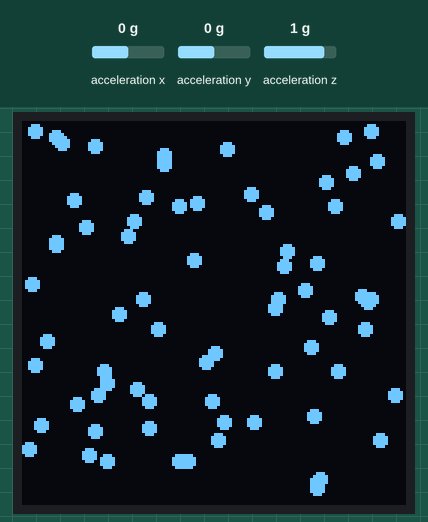
This sketch was run on a simulated Arduino Uno, built with avr-gcc and run on an emulated ATmega328P. Parts: 128×128 one-colour display. The inputs (shaded band) are chosen by the test bench; at power-on: acceleration x 0 g, acceleration y 0 g, acceleration z 1 g. Random numbers use the default seed unless the sketch sets one.

Above: at 1.25 s.
1.3 s: acceleration x set to -1.4 g
At 1.43 s:
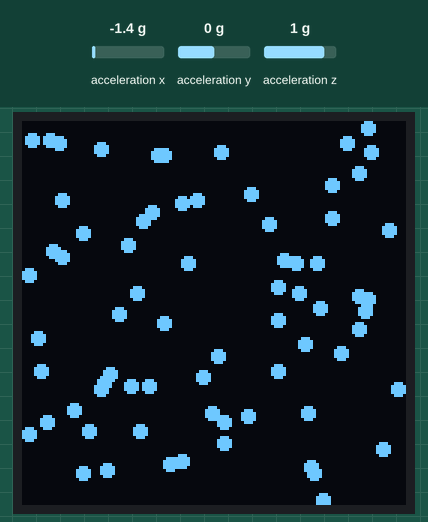
3.1 s: acceleration y set to -1.4 g
At 3.21 s:
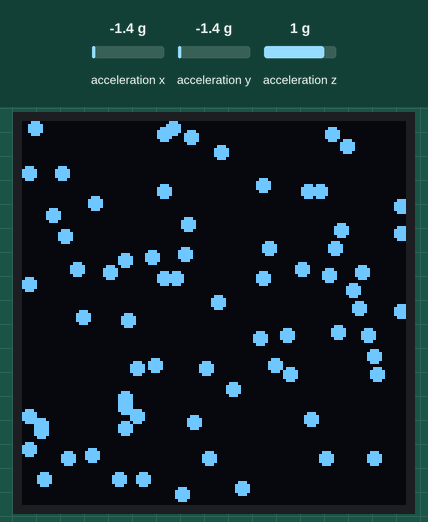
4.7 s: acceleration x set to -0.8 g
At 4.8 s:
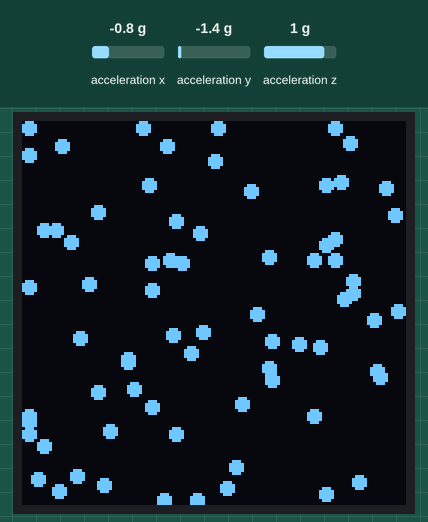
6.2 s: acceleration y set to -0.8 g
At 6.31 s:
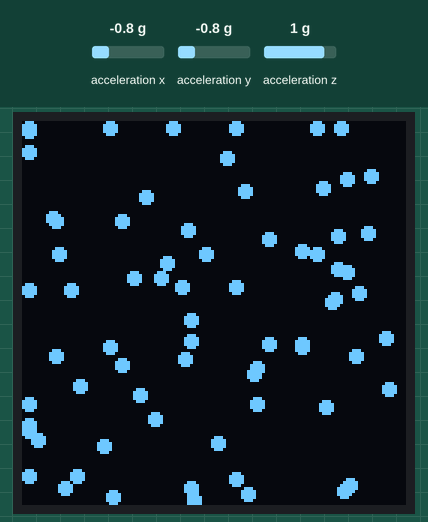

The sketch:

sand.ino
```cpp
#include <Wire.h>
#include <Adafruit_GFX.h>
#include <Adafruit_SH110X.h>
#include "SimPresets.h"

#define SCREEN_WIDTH 128
#define SCREEN_HEIGHT 128
#define OLED_ADDR 0x3C

Adafruit_SH1107 display = Adafruit_SH1107(SCREEN_HEIGHT, SCREEN_WIDTH, &Wire);

SandSim sandSim(&display, presets[random(0, sizeof(presets)/sizeof(presets[0]))]);

void setup() {
  if (!display.begin(OLED_ADDR, true))
    while (1);

  display.setContrast(255);
  display.setTextColor(SH110X_WHITE);
  display.setTextSize(0.5);
  display.clearDisplay();
  display.display();

  sandSim.begin();
}

void loop() {
  sandSim.update();
  sandSim.draw();
}
```

SandSim.cpp
```cpp
#include "SandSim.h"

SandSim::SandSim(Adafruit_SH1107* d, const SandSimConfig& config)
  : numParticles(config.numParticles),
    gravity(config.gravity),
    damping(config.damping),
    radius(config.radius),
    scale(config.scale),
    collisionsEnabled(config.collisionsEnabled),
    display(d) {
  particles = new Particle[numParticles];

  shape = (Shape)random(0, 5);
}

void SandSim::begin() {
  if (!IMU.begin())
    while (1);

  for (int i = 0; i < numParticles; i++) {
    particles[i].x = (random(radius, display->width() - radius)) * scale;
    particles[i].y = (random(radius, display->height() - radius)) * scale;
    particles[i].vx = 0;
    particles[i].vy = 0;
  }
}

void SandSim::update() {
  if (!IMU.accelerationAvailable()) return;

  float Ax, Ay, Az;
  IMU.readAcceleration(Ax, Ay, Az);

  int16_t gx = (int16_t)(Ax * scale);
  int16_t gy = (int16_t)(Ay * scale);

  long mag2 = (long)gx * gx + (long)gy * gy;
  if (mag2 > (scale / 100) * (scale / 100)) {
    long invMag = 1000000L / (long)sqrt((float)mag2);
    gx = (gx * invMag) / 1000;
    gy = (gy * invMag) / 1000;
  }

  for (int i = 0; i < numParticles; i++) {
    particles[i].vx += (gx * gravity) / scale;
    particles[i].vy += (gy * gravity) / scale;

    particles[i].vx = (particles[i].vx * damping) / 100;
    particles[i].vy = (particles[i].vy * damping) / 100;

    particles[i].x += particles[i].vx;
    particles[i].y += particles[i].vy;

    if (!collisionsEnabled) {
      particles[i].vx += random(-100, 100);
      particles[i].vy += random(-100, 100);
    }

    handleBoundaries(particles[i]);
  }

  if (collisionsEnabled)
    handleCollisions();
}

void SandSim::handleBoundaries(Particle& p) {
  if (p.x < radius * scale) {
    p.x = radius * scale;
    p.vx = -(p.vx / 2);
  }
  if (p.x > (display->width() - radius) * scale) {
    p.x = (display->width() - radius) * scale;
    p.vx = -(p.vx / 2);
  }
  if (p.y < radius * scale) {
    p.y = radius * scale;
    p.vy = -(p.vy / 2);
  }
  if (p.y > (display->height() - radius) * scale) {
    p.y = (display->height() - radius) * scale;
    p.vy = -(p.vy / 2);
  }
}

void SandSim::handleCollisions() {
  for (int i = 0; i < numParticles; i++) {
    for (int j = i + 1; j < numParticles; j++) {
      long dx = particles[j].x - particles[i].x;
      long dy = particles[j].y - particles[i].y;
      long dist2 = dx * dx + dy * dy;
      long minDist = 2 * radius * scale;

      if (dist2 < (long)minDist * minDist && dist2 > 0) {
        long dist = sqrt((float)dist2);
        long overlap = (minDist - dist) / 2;

        int16_t nx = (dx * scale) / dist;
        int16_t ny = (dy * scale) / dist;

        particles[i].x -= (nx * overlap) / scale;
        particles[i].y -= (ny * overlap) / scale;
        particles[j].x += (nx * overlap) / scale;
        particles[j].y += (ny * overlap) / scale;

        int16_t tmpVx = particles[i].vx;
        int16_t tmpVy = particles[i].vy;
        particles[i].vx = (particles[j].vx * 8) / 10;
        particles[i].vy = (particles[j].vy * 8) / 10;
        particles[j].vx = (tmpVx * 8) / 10;
        particles[j].vy = (tmpVy * 8) / 10;
      }
    }
  }
}

void SandSim::draw() {
  display->clearDisplay();

  for (int i = 0; i < numParticles; i++) {
    int16_t px = particles[i].x / scale;
    int16_t py = particles[i].y / scale;

    switch (shape) {
      case Circle:
        display->fillCircle(px, py, radius, SH110X_WHITE);
        break;

      case Square:
        display->fillRect(px - radius, py - radius,
                          radius * 2, radius * 2, SH110X_WHITE);
        break;

      case RoundSquare:
        display->fillRoundRect(px - radius, py - radius,
                               radius * 2, radius * 2,
                               radius / 2, SH110X_WHITE);
        break;

      case Triangle:
        display->fillTriangle(px, py - radius,
                              px - radius, py + radius,
                              px + radius, py + radius,
                              SH110X_WHITE);
        break;

      case Char:
        display->setCursor(px, py);
        display->print("<3");
        break;
    }
  }

  display->display();
}
```

SandSim.h
```cpp
#pragma once
#include <Adafruit_SH110X.h>
#include <Arduino_LSM6DSOX.h>

struct Particle {
  int16_t x;
  int16_t y;
  int16_t vx;
  int16_t vy;
};

struct SandSimConfig {
  int numParticles;
  int16_t gravity;
  int16_t damping;
  int16_t radius;
  int16_t scale;
  bool collisionsEnabled;
};

enum Shape {
  Circle,
  Square,
  RoundSquare,
  Triangle,
  Char,
};

class SandSim {
public:
  SandSim(Adafruit_SH1107* display, const SandSimConfig& config);

  void begin();
  void update();
  void draw();

private:
  Particle* particles;
  int numParticles;

  int16_t gravity;
  int16_t damping;
  int16_t radius;
  int16_t scale;
  bool collisionsEnabled;
  Shape shape;

  Adafruit_SH1107* display;

  void handleBoundaries(Particle& p);
  void handleCollisions();
};
```

SimPresets.h
```cpp
#pragma once
#include "SandSim.h"

SandSimConfig largeBalls = {
  .numParticles = random(1, 5),
  .gravity = 30,
  .damping = 105,
  .radius = 8,
  .scale = 100,
  .collisionsEnabled = true,
};

SandSimConfig denseSandCollisions = {
  .numParticles = 200,
  .gravity = 30,
  .damping = 98,
  .radius = 1,
  .scale = 100,
  .collisionsEnabled = true,
};

SandSimConfig denseSand = {
  .numParticles = 500,
  .gravity = 30,
  .damping = 100,
  .radius = 1,
  .scale = 100,
  .collisionsEnabled = false,
};

SandSimConfig randomSandCollision = {
  .numParticles = random(10, 35),
  .gravity = random(30, 41),
  .damping = random(95, 101),
  .radius = random(1, 8),
  .scale = 100,
  .collisionsEnabled = true,
};

SandSimConfig randomSand = {
  .numParticles = random(10, 100),
  .gravity = random(30, 41),
  .damping = random(95, 101),
  .radius = random(1, 8),
  .scale = 100,
  .collisionsEnabled = false,
};

SandSimConfig presets[] = {
  largeBalls,
  denseSandCollisions,
  denseSand,
  randomSandCollision,
  randomSand
};
```
